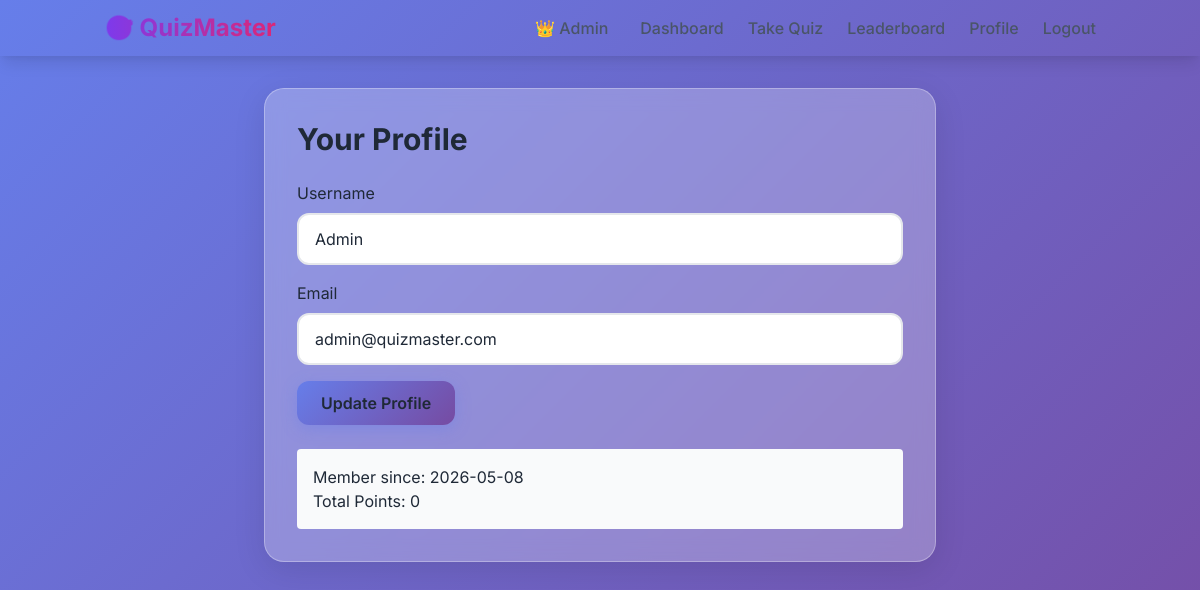
Screenshot of /profile (signed in) with the database file from the repository.
### tables this page shows
CREATE TABLE users (
            id INTEGER PRIMARY KEY AUTOINCREMENT,
            username TEXT UNIQUE NOT NULL,
            email TEXT UNIQUE NOT NULL,
            password_hash TEXT,
            google_id TEXT UNIQUE,
            created_at TIMESTAMP DEFAULT CURRENT_TIMESTAMP,
            total_score INTEGER DEFAULT 0,
            total_quizzes INTEGER DEFAULT 0,
            total_correct INTEGER DEFAULT 0,
            is_admin INTEGER DEFAULT 0
        );

### app.py (the view, shortened to what this page needs)
@app.route('/profile', methods=['GET', 'POST'])
@login_required
def profile():
    user = get_user(session['user_id'])
    return render_template('profile.html', user=user)

### app.py (called while the page is built)
def login_required(f):
    @wraps(f)
    def decorated_function(*args, **kwargs):
        if 'user_id' not in session:
            flash('Please login to access this page', 'warning')
            return redirect(url_for('login'))
        return f(*args, **kwargs)
    return decorated_function

def get_user(user_id):
    conn = models.get_db()
    user = conn.execute('SELECT * FROM users WHERE id = ?', (user_id,)).fetchone()
    conn.close()
    return user

### models.py (called while the page is built)
def get_db():
    conn = sqlite3.connect(DB_PATH)
    conn.row_factory = sqlite3.Row
    return conn

### templates/profile.html
{% extends "base.html" %}
{% block content %}
<div class="max-w-2xl mx-auto">
    <div class="glass-card p-8 fade-in-up">
        <h2 class="text-3xl font-bold mb-6">Your Profile</h2>
        <form method="POST">
            <div class="mb-4"><label class="block mb-2">Username</label><input type="text" name="username" value="{{ user.username }}" class="form-control w-full" required></div>
            <div class="mb-4"><label class="block mb-2">Email</label><input type="email" name="email" value="{{ user.email }}" class="form-control w-full" required></div>
            <button type="submit" class="btn-primary">Update Profile</button>
        </form>
        <div class="mt-6 p-4 bg-gray-50 rounded"><p>Member since: {{ user.created_at[:10] }}</p><p>Total Points: {{ user.total_correct }}</p></div>
    </div>
</div>
{% endblock %}

### static/css/style.css (style rules this page uses)
* { margin: 0; padding: 0; box-sizing: border-box; }
body { font-family: 'Inter', sans-serif; background: linear-gradient(135deg, #667eea 0%, #764ba2 100%); min-height: 100vh; color: #1f2937; }
.glass-card { background: rgba(255, 255, 255, 0.25); backdrop-filter: blur(10px); border-radius: 20px; border: 1px solid rgba(255, 255, 255, 0.3); box-shadow: 0 8px 32px rgba(0, 0, 0, 0.1); transition: all 0.3s ease; }
.btn-primary { background: linear-gradient(135deg, #667eea, #764ba2); border: none; padding: 10px 24px; border-radius: 12px; font-weight: 600; transition: all 0.3s; box-shadow: 0 4px 15px rgba(102, 126, 234, 0.4); }
.fade-in-up { animation: fadeInUp 0.6s ease-out; }
.form-control { border-radius: 12px; padding: 12px 16px; border: 2px solid #e5e7eb; transition: all 0.3s; }

### rows the page displays
users: username "Admin", email "admin@quizmaster.com", created_at "2026-05-08", total_correct "0"
